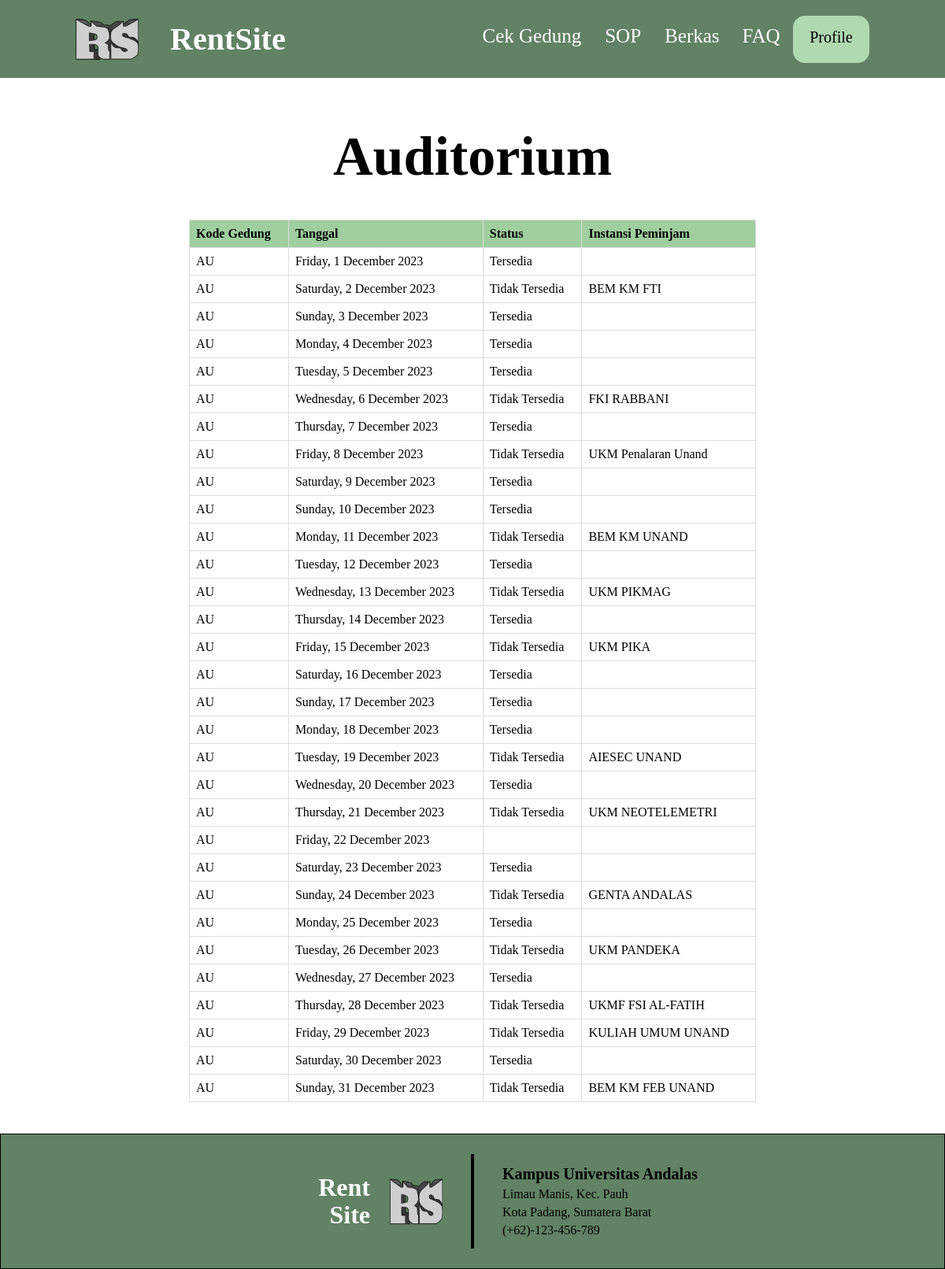
/penjaga/auditoriumPenjaga.php, run on the app's committed database.
### tables this page shows
CREATE TABLE `auditorium` (
  `Kode_Gedung` varchar(255) NOT NULL,
  `Tanggal` date NOT NULL,
  `Status` varchar(255) DEFAULT NULL,
  `Instansi_Peminjam` varchar(255) DEFAULT NULL
);

### penjaga/auditoriumPenjaga.php (the view, shortened to what this page needs)
<?php
require '../function.php';
$sql = "SELECT * FROM auditorium";
$result = $conn->query($sql);
?>
<!DOCTYPE html>
<html lang="en">
<head>
    <link rel="stylesheet" href="../css/auditorium.css?v=<?php echo time(); ?>" />
</head>
<body>
    <nav class="menu">
        <div class="logo">
            <img class="gmblogo" src="../img/logorentsite.png" alt="" />
            <a href="landingPageUser.php" style="text-decoration: none;">
                <h1>RentSite</h1>
            </a>
        </div>
        <ul>
            <li><a href="cekGedungUser.php">Cek Gedung</a></li>
            <li><a href="sopUser.php">SOP</a></li>
            <li><a href="loadBerkasUser.php">Berkas</a></li>
            <li><a href="faqUser.php">FAQ</a></li>
            <a href="profilUser.php" class="login1">Profile</a>
        </ul>
    </nav>
    <main>
        <div class="konten1">Auditorium</div>
        <div class="isitable">
            <?php
            if ($result->num_rows > 0) {
                echo "<table>";
                echo "<tr><th>Kode Gedung</th><th>Tanggal</th><th>Status</th><th>Instansi Peminjam</th></tr>";
                while ($row = $result->fetch_assoc()) {
                    echo "<tr>";
                    echo "<td>" . $row["Kode_Gedung"] . "</td>";
                    echo "<td>" . date('l, j F Y', strtotime($row["Tanggal"])) . "</td>";
                    echo '<td class="status">' . $row["Status"] . "</td>";
                    echo "<td>" . $row["Instansi_Peminjam"] . "</td>";
                    echo "</tr>";
                }
                echo "</table>";
            } else {
                echo "Tidak ada data gedung.";
            }
            ?>
        </div>
    </main>
    <fotter>
        <div class="foot1">
            <ui class="judul">Rent Site</ui>
            <img class="logo" src="../img/logorentsite.png" alt="">
        </div>
        <div class="foot2"></div>
        <div class="foot3">
            <p class="kontak1">Kampus Universitas Andalas</p>
            <a class="kontak2" href="">Limau Manis, Kec. Pauh</a>
            <a class="kontak3" href="">Kota Padang, Sumatera Barat</a>
            <a class="kontak4" href="">(+62)-123-456-789</a>
        </div>
    </fotter>
</body>
</html>

### css/auditorium.css (style rules this page uses)
* { margin: 0; padding: 0; box-sizing: border-box; outline: none; border: none; list-style-type: none; }
:root { --one: #618264; --two: #79ac78; --three: #b0d9b1; --four: #d0e7d2; }
body { font-family: poppins; }
nav { align-content: center; padding-left: 96px; padding-right: 96px; height: 6.2em; background-color: var(--one); display: grid; grid-template-columns: 1fr 1fr; }
.menu ul { display: flex; flex-direction: row; justify-content: space-between; }
.logo { display: flex; flex-direction: row; align-items: center; }
.gmblogo { width: 80px; height: 60px; }
h1 { margin-left: 40px; font-weight: 700; font-size: 40px; color: white; }
.menu > ul > li > a { min-width: 80px; padding: 0.5em; text-align: center; display: block; font-weight: 500; font-size: 25px; text-decoration: none; color: white; background-color: var(--one); }
.login1 { border-top: 1rem solid transparent; color: black; text-decoration: none; text-align: center; font-weight: 500; font-size: 20px; background-color: var(--three); cursor: pointer; border-radius: 15px; width: 97px; }
main { padding-left: 240px; padding-right: 240px; }
.konten1 { margin-top: 60px; font-weight: 700; font-size: 70px; text-align: center; }
table { width: 100%; border-collapse: collapse; }
th, td { border: 1px solid #dddddd; text-align: left; padding: 8px; }
th { background-color: #9fcf9e; }
.isitable { margin: 40px 0px; overflow-x: auto; }
fotter { background-color: var(--one); padding: 25px; border: 1px solid black; display: flex; flex-direction: row; justify-content: center; align-items: center; }
.foot1 { align-items: center; display: flex; flex-wrap: wrap-reverse; justify-content: end; width: 300px; gap: 25px; }
.foot1 .judul { text-align: end; display: block; width: 80px; color: white; line-height: 35px; font-weight: 700; font-size: 32px; }
.foot1 .logo { height: 67px; width: 67px; }
.foot2 { margin-right: 36px; margin-left: 36px; height: 120px; width: 4px; background-color: black; }
.foot3 { width: 300px; }
.foot3 a { display: block; text-decoration: none; color: black; margin-top: 5px; }
.kontak1 { font-weight: 700; font-size: 20px; }

### data on the page
auditorium: Kode_Gedung "AU", Tanggal "Friday, 1 December 2023", Status "Tersedia"
auditorium: Kode_Gedung "AU", Tanggal "Saturday, 2 December 2023", Status "Tidak Tersedia", Instansi_Peminjam "BEM KM FTI"
auditorium: Kode_Gedung "AU", Tanggal "Sunday, 3 December 2023", Status "Tersedia"
auditorium: Kode_Gedung "AU", Tanggal "Monday, 4 December 2023", Status "Tersedia"
auditorium: Kode_Gedung "AU", Tanggal "Tuesday, 5 December 2023", Status "Tersedia"
auditorium: Kode_Gedung "AU", Tanggal "Wednesday, 6 December 2023", Status "Tidak Tersedia", Instansi_Peminjam "FKI RABBANI"
auditorium: Kode_Gedung "AU", Tanggal "Thursday, 7 December 2023", Status "Tersedia"
auditorium: Kode_Gedung "AU", Tanggal "Friday, 8 December 2023", Status "Tidak Tersedia", Instansi_Peminjam "UKM Penalaran Unand"
auditorium: Kode_Gedung "AU", Tanggal "Saturday, 9 December 2023", Status "Tersedia"
auditorium: Kode_Gedung "AU", Tanggal "Sunday, 10 December 2023", Status "Tersedia"
auditorium: Kode_Gedung "AU", Tanggal "Monday, 11 December 2023", Status "Tidak Tersedia", Instansi_Peminjam "BEM KM UNAND"
auditorium: Kode_Gedung "AU", Tanggal "Tuesday, 12 December 2023", Status "Tersedia"
auditorium: Kode_Gedung "AU", Tanggal "Wednesday, 13 December 2023", Status "Tidak Tersedia", Instansi_Peminjam "UKM PIKMAG"
auditorium: Kode_Gedung "AU", Tanggal "Thursday, 14 December 2023", Status "Tersedia"
auditorium: Kode_Gedung "AU", Tanggal "Friday, 15 December 2023", Status "Tidak Tersedia", Instansi_Peminjam "UKM PIKA"
auditorium: Kode_Gedung "AU", Tanggal "Saturday, 16 December 2023", Status "Tersedia"
auditorium: Kode_Gedung "AU", Tanggal "Sunday, 17 December 2023", Status "Tersedia"
auditorium: Kode_Gedung "AU", Tanggal "Monday, 18 December 2023", Status "Tersedia"
auditorium: Kode_Gedung "AU", Tanggal "Tuesday, 19 December 2023", Status "Tidak Tersedia", Instansi_Peminjam "AIESEC UNAND"
auditorium: Kode_Gedung "AU", Tanggal "Wednesday, 20 December 2023", Status "Tersedia"
auditorium: Kode_Gedung "AU", Tanggal "Thursday, 21 December 2023", Status "Tidak Tersedia", Instansi_Peminjam "UKM NEOTELEMETRI"
auditorium: Kode_Gedung "AU", Tanggal "Friday, 22 December 2023"
auditorium: Kode_Gedung "AU", Tanggal "Saturday, 23 December 2023", Status "Tersedia"
auditorium: Kode_Gedung "AU", Tanggal "Sunday, 24 December 2023", Status "Tidak Tersedia", Instansi_Peminjam "GENTA ANDALAS"
auditorium: Kode_Gedung "AU", Tanggal "Monday, 25 December 2023", Status "Tersedia"
auditorium: Kode_Gedung "AU", Tanggal "Tuesday, 26 December 2023", Status "Tidak Tersedia", Instansi_Peminjam "UKM PANDEKA"
auditorium: Kode_Gedung "AU", Tanggal "Wednesday, 27 December 2023", Status "Tersedia"
auditorium: Kode_Gedung "AU", Tanggal "Thursday, 28 December 2023", Status "Tidak Tersedia", Instansi_Peminjam "UKMF FSI AL-FATIH"
auditorium: Kode_Gedung "AU", Tanggal "Friday, 29 December 2023", Status "Tidak Tersedia", Instansi_Peminjam "KULIAH UMUM UNAND"
auditorium: Kode_Gedung "AU", Tanggal "Saturday, 30 December 2023", Status "Tersedia"
auditorium: Kode_Gedung "AU", Tanggal "Sunday, 31 December 2023", Status "Tidak Tersedia", Instansi_Peminjam "BEM KM FEB UNAND"
